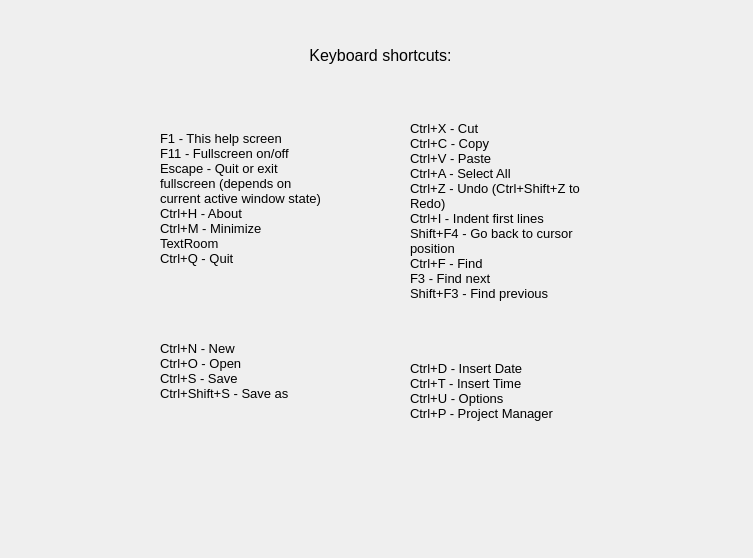
<ui version="4.0" >
 <class>HelpDialog</class>
 <widget class="QWidget" name="HelpDialog" >
  <property name="geometry" >
   <rect>
    <x>0</x>
    <y>0</y>
    <width>753</width>
    <height>558</height>
   </rect>
  </property>
  <property name="windowTitle" >
   <string>Help</string>
  </property>
  <property name="autoFillBackground" >
   <bool>true</bool>
  </property>
  <widget class="QLabel" name="label" >
   <property name="geometry" >
    <rect>
     <x>160</x>
     <y>90</y>
     <width>161</width>
     <height>381</height>
    </rect>
   </property>
   <property name="font" >
    <font>
     <pointsize>10</pointsize>
    </font>
   </property>
   <property name="text" >
    <string>F1 - This help screen
F11 - Fullscreen on/off
Escape - Quit or exit fullscreen (depends on current active window state)
Ctrl+H - About
Ctrl+M - Minimize TextRoom
Ctrl+Q - Quit





Ctrl+N - New
Ctrl+O - Open
Ctrl+S - Save
Ctrl+Shift+S - Save as

</string>
   </property>
   <property name="wordWrap" >
    <bool>true</bool>
   </property>
  </widget>
  <widget class="QLabel" name="label_2" >
   <property name="geometry" >
    <rect>
     <x>410</x>
     <y>10</y>
     <width>171</width>
     <height>521</height>
    </rect>
   </property>
   <property name="font" >
    <font>
     <pointsize>10</pointsize>
    </font>
   </property>
   <property name="text" >
    <string>Ctrl+X - Cut
Ctrl+C - Copy
Ctrl+V - Paste
Ctrl+A - Select All
Ctrl+Z - Undo (Ctrl+Shift+Z to Redo)
Ctrl+I - Indent first lines
Shift+F4 - Go back to cursor position
Ctrl+F - Find
F3 - Find next
Shift+F3 - Find previous




Ctrl+D - Insert Date
Ctrl+T - Insert Time
Ctrl+U - Options
Ctrl+P - Project Manager</string>
   </property>
   <property name="wordWrap" >
    <bool>true</bool>
   </property>
  </widget>
  <widget class="QLabel" name="label_3" >
   <property name="geometry" >
    <rect>
     <x>280</x>
     <y>40</y>
     <width>201</width>
     <height>31</height>
    </rect>
   </property>
   <property name="font" >
    <font>
     <pointsize>12</pointsize>
    </font>
   </property>
   <property name="text" >
    <string>Keyboard shortcuts:</string>
   </property>
   <property name="alignment" >
    <set>Qt::AlignCenter</set>
   </property>
  </widget>
 </widget>
 <resources/>
 <connections/>
</ui>
